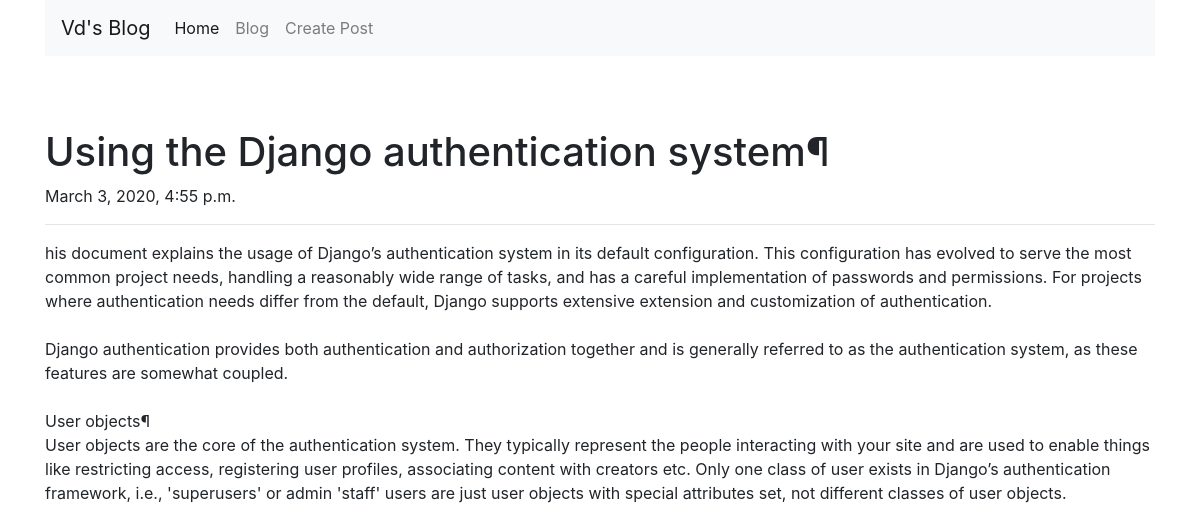
Page /blog/1/ on the committed database.
### blog/models.py (models this page shows, shortened)
class BlogPost(models.Model):
    title = models.CharField(max_length=100)
    content = models.TextField()
    timestamp = models.DateTimeField()
    author = models.ForeignKey(User, on_delete=models.CASCADE)

### blog/views.py (the view)
# urls.py: path('blog/<int:post_id>/', post_page),
def post_page(request, post_id):
    post = BlogPost.objects.get(pk=post_id)
    return render(request, "post_page.html", {"post": post})

### blog/templates/post_page.html (shortened to what this page needs)
<!DOCTYPE html>
<html lang="en">
<head>
    <link rel="stylesheet" href="https://stackpath.bootstrapcdn.com/bootstrap/4.4.1/css/bootstrap.min.css">
</head>
<body>
    <div class="container">
        <nav class="navbar navbar-expand-lg navbar-light bg-light">
            <a class="navbar-brand" href="#">Vd's Blog</a>
            <div class="collapse navbar-collapse" id="navbarNavAltMarkup">
                <div class="navbar-nav">
                    <a class="nav-item nav-link active" href="/home">Home <span class="sr-only">(current)</span></a>
                    <a class="nav-item nav-link" href="/blog">Blog</a>
                    <a class="nav-item nav-link" href="/create">Create Post</a>
                </div>
            </div>
        </nav>
        <br><br><br>
        <h1> {{post.title}}</h1>
        <p>{{post.timestamp}}</p>
        <hr>
        <p>{{post.content |linebreaksbr}}</p>
    </div>
</body>
</html>

### rows in the picture
BlogPost: title "Using the Django authentication system¶", timestamp "March 3, 2020, 4:55 p.m.", content "his document explains the usage of Django’s authentication system in its default configuration. This configuration has evolved to serve the most common project needs, handling a reasonably wide range of tasks, and has a careful implementation of passwords and permissions. For projects where authentication needs differ from the default, Django supports extensive extension and customization of authentication. Django authentication provides both authentication and authorization together and is generally referred to as the authentication system, as these features are somewhat coupled. User objects¶ User objects are the core of the authentication system. They typically represent the people…"
